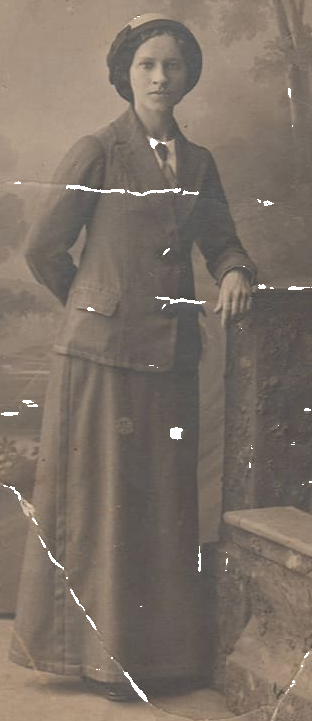
#> input picture old_photo_dataset/09/00043.png, 312 x 721 px
$ python oldphoto.py
#> lines starting #> are read from the running program, lines starting #| are printed output that depends on the picture; after the words box and inside, x2 and y2 are one past the last pixel; in counts of white or black regions, pixels touching at a corner belong together
import cv2
import numpy as np

def process_and_grabcut(image_path):
    # 1. 讀取原始圖片
#> called with image_path = 'old_photo_dataset/09/00043.png'
    img = cv2.imread(image_path)
#> img is the input picture: shape (721, 312, 3); mean B, G, R 103.2, 113.8, 125.6
    if img is None:
        print(f"找不到檔案: {image_path}")
        return
    gray = cv2.cvtColor(img, cv2.COLOR_BGR2GRAY)
    _, crack_mask = cv2.threshold(gray, 240, 255, cv2.THRESH_BINARY)
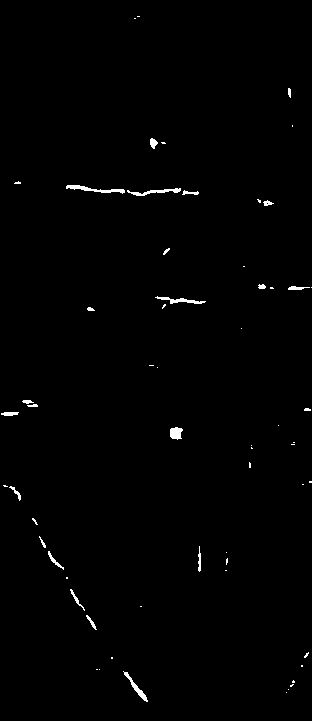
#> crack_mask: shape (721, 312); 0.75% white; 60 white regions (38 under 20 px), largest, box (x1, y1, x2, y2) and area: (66, 185, 125, 194) 196, (127, 188, 181, 196) 162, (155, 296, 206, 304) 153
    kernel = np.ones((3, 3), np.uint8)
    crack_mask = cv2.dilate(crack_mask, kernel, iterations=1)
#> crack_mask: shape (721, 312); 1.6% white; 47 white regions (14 under 20 px), largest, box (x1, y1, x2, y2) and area: (65, 184, 200, 197) 748, (154, 295, 207, 305) 284, (122, 670, 149, 703) 261
    img_fixed = cv2.inpaint(img, crack_mask, 3, cv2.INPAINT_TELEA)
    lab = cv2.cvtColor(img_fixed, cv2.COLOR_BGR2LAB)
#> lab: shape (721, 312, 3); mean of channels 0, 1, 2 122.8, 130.7, 135.5
    l, a, b = cv2.split(lab)
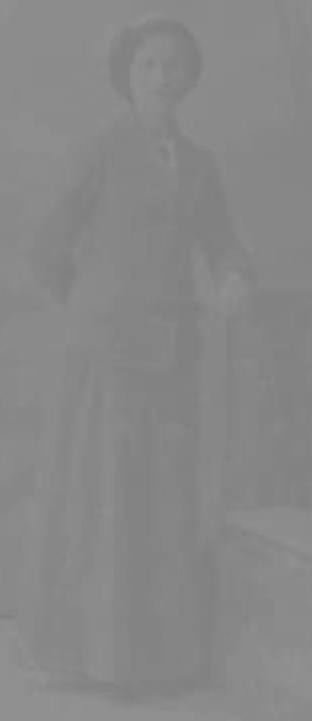
#> b: shape (721, 312); min 125, max 148, mean 135.5
    clahe = cv2.createCLAHE(clipLimit=3.0, tileGridSize=(8, 8))
    cl = clahe.apply(l)
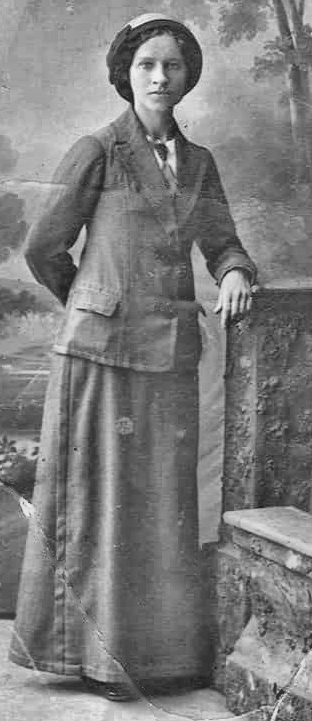
#> cl: shape (721, 312); min 26, max 243, mean 124.8
    img_enhanced = cv2.merge((cl, a, b))
#> img_enhanced: shape (721, 312, 3); mean of channels 0, 1, 2 124.8, 130.7, 135.5
    img_enhanced = cv2.cvtColor(img_enhanced, cv2.COLOR_LAB2BGR)
    h, w = img.shape[:2]
#> h = 721; w = 312
    mask = np.zeros((h, w), np.uint8)
    bgdModel = np.zeros((1, 65), np.float64)
    fgdModel = np.zeros((1, 65), np.float64)
    rect = (5, 5, w-10, h-10)
#> rect = (5, 5, 302, 711)
    cv2.grabCut(img_enhanced, mask, rect, bgdModel, fgdModel, 5, cv2.GC_INIT_WITH_RECT)
    mask2 = np.where((mask == 2) | (mask == 0), 0, 1).astype('uint8')
    grabcut_res = img_enhanced * mask2[:, :, np.newaxis]
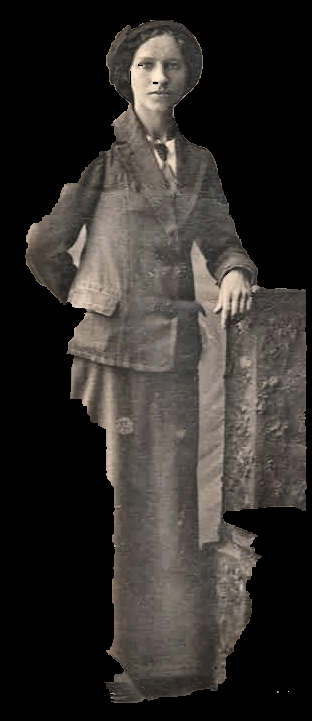
#> grabcut_res: shape (721, 312, 3); mean B, G, R 42.7, 45.9, 49.6
    crack_visual = cv2.cvtColor(crack_mask, cv2.COLOR_GRAY2BGR) # 轉三通道才能合併

    # 水平合併：原始圖 | 偵測裂痕 | 修復後 | 對比增強後 | GrabCut去背
    # 因為圖太多，建議分兩組顯示或縮放
    row1 = np.hstack((img, crack_visual, img_fixed))
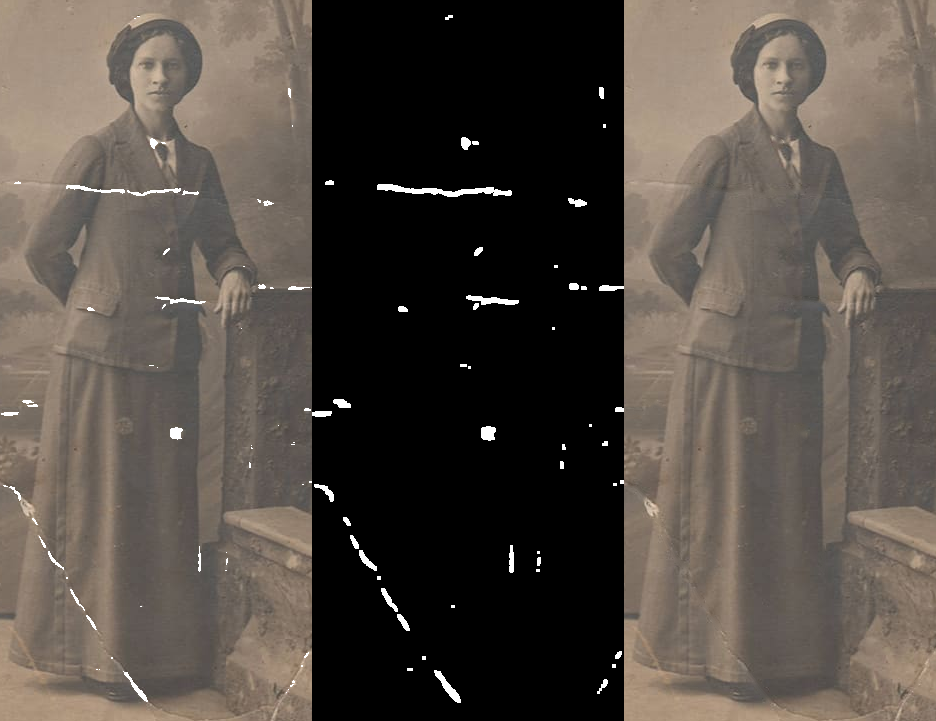
#> row1: shape (721, 936, 3); mean B, G, R 69.7, 76.8, 84.7
    row2 = np.hstack((img_enhanced, grabcut_res, np.zeros_like(img))) # 第三格補黑塊
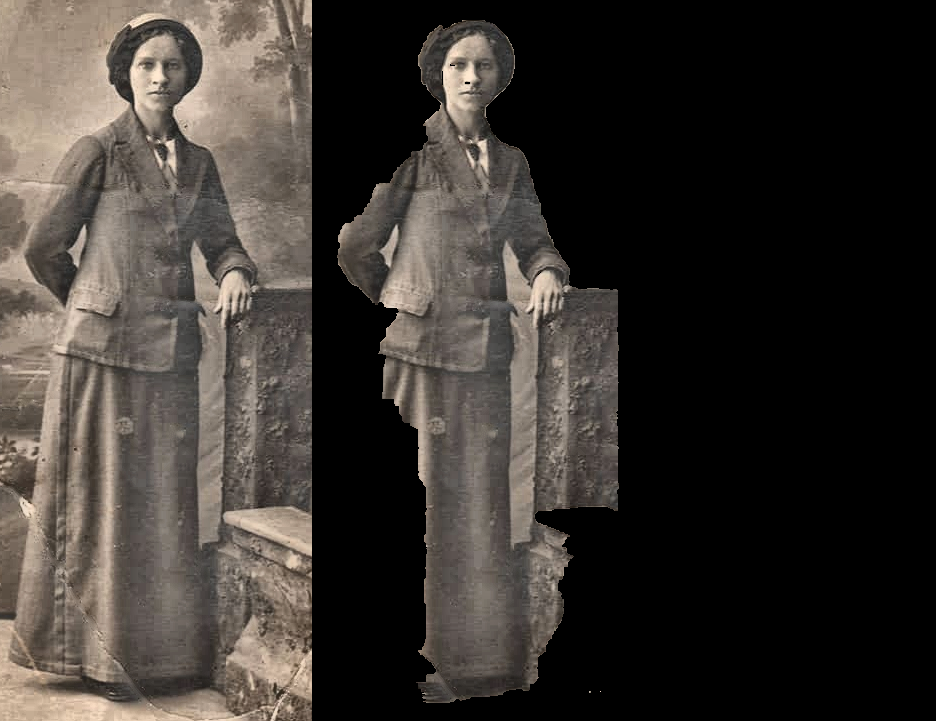
#> row2: shape (721, 936, 3); mean B, G, R 49.1, 53.8, 59

    final_stack = np.vstack((row1, row2))

    # 縮放以便螢幕觀看
    scale = 0.4
    display_res = cv2.resize(final_stack, None, fx=scale, fy=scale)
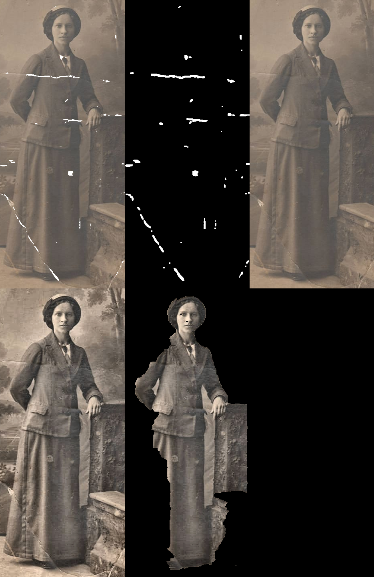
#> display_res: shape (577, 374, 3); mean B, G, R 59.4, 65.3, 71.9

    cv2.imshow('Top(L-R): Org, CrackMask, Inpainted | Bottom: Enhanced, Final Result', display_res)

    cv2.waitKey(0)
    cv2.destroyAllWindows()

# 執行
process_and_grabcut('old_photo_dataset/09/00043.png')
